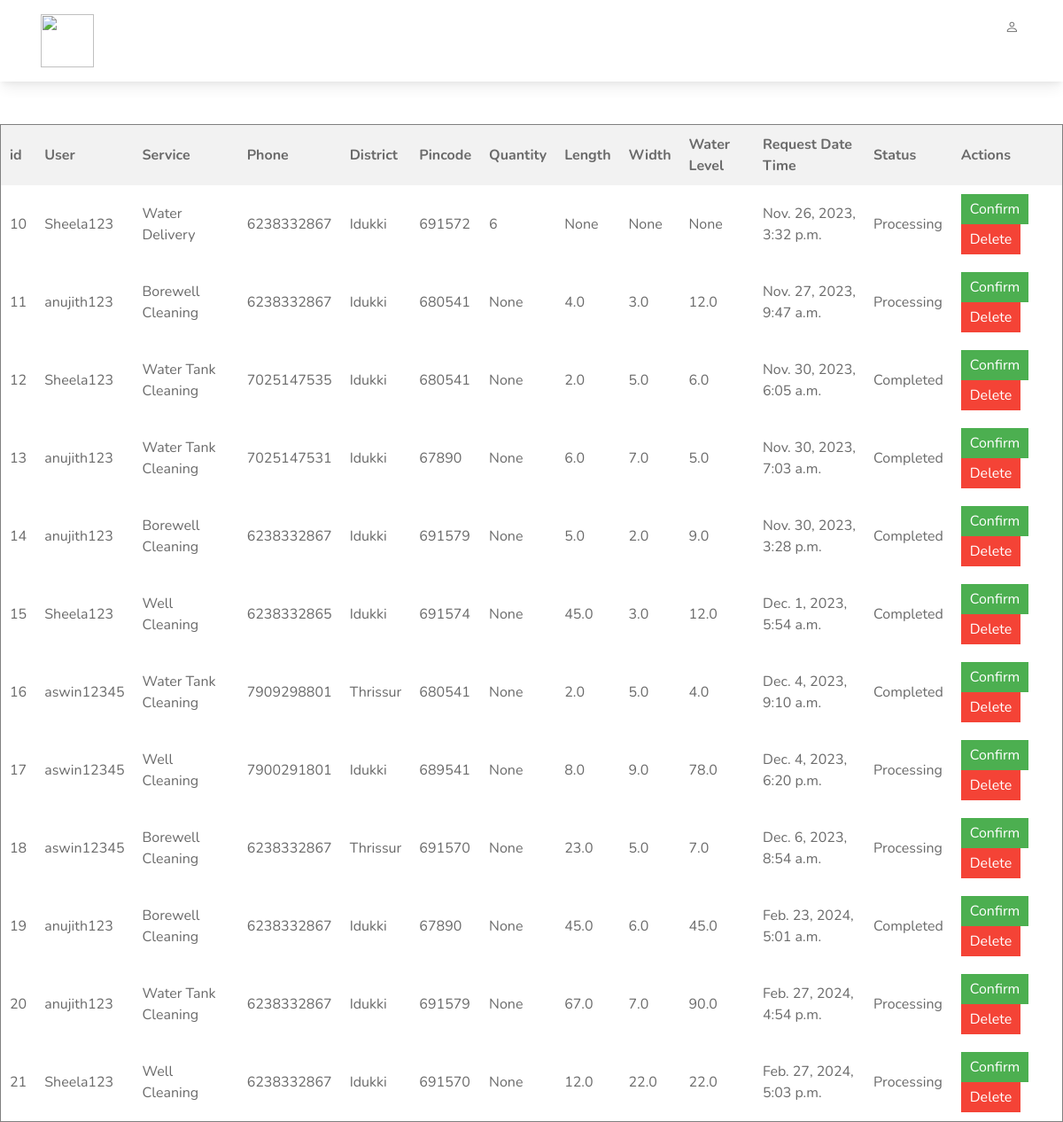
/orders_list/, run on the app's committed database.
### watersystemapp/models.py (models this page shows, shortened)
class Orders(models.Model):
    SERVICE_CHOICES = [
        ('water_delivery', 'Water Delivery'),
        ('borewell_cleaning', 'Borewell Cleaning'),
        ('water_tank_cleaning', 'Water Tank Cleaning'),
        ('well_cleaning', 'Well Cleaning'),
    ]
    STATUS_CHOICES = [
        ('pending', 'Pending'),
        ('processing', 'Processing'),
        ('completed', 'Completed'),
        ('cancelled', 'Cancelled'),
    ]
    user = models.ForeignKey(CustomUser, on_delete=models.CASCADE)
    service = models.CharField(max_length=20, choices=SERVICE_CHOICES)
    phone = models.CharField(max_length=15)
    district = models.ForeignKey(District, on_delete=models.CASCADE)
    pincode = models.CharField(max_length=10)
    quantity = models.PositiveIntegerField(blank=True, null=True)
    length = models.FloatField(blank=True, null=True)
    width = models.FloatField(blank=True, null=True)
    waterlevel = models.FloatField(blank=True, null=True)
    request_date_time = models.DateTimeField(auto_now_add=True)
    status = models.CharField(max_length=20, choices=STATUS_CHOICES, default='pending')

class CustomUser(AbstractUser):
    firstname = models.TextField(max_length=100, default="")
    lastname = models.TextField(max_length=100, default="")
    username = models.CharField(max_length=30, unique=True)
    email = models.EmailField(max_length=254, unique=True)
    role = models.CharField(max_length=100,default="")
    password = models.CharField(max_length=128, default="")

class District(models.Model):
    district_id = models.AutoField(primary_key=True, editable=False)
    district_name = models.CharField(max_length=100)
    def __str__(self):
        return self.district_name

### watersystemapp/views.py (the view)
# urls.py: path('orders_list/', views.orders_list, name='orders_list'),
def orders_list(request):
    orders = Orders.objects.all()
    return render(request, 'orders_list.html', {'orders': orders})

### templates/orders_list.html (shortened to what this page needs)
{%load static%}
   <!doctype html>
        <html lang="en">
        <head>
            <link rel="stylesheet" href="{% static 'assets/css/bootstrap.min.css'%}">
            <link rel="stylesheet" href="https://cdn.jsdelivr.net/npm/bootstrap-icons@1.9.1/font/bootstrap-icons.css">
            <link rel="stylesheet" href="{% static 'assets/plugins/testimonial/css/owl.carousel.min.css'%}">
            <link rel="stylesheet" href="{% static 'assets/plugins/testimonial/css/owl.theme.min.css'%}">
            <link rel="stylesheet" type="text/css" href="{% static 'assets/css/style.css'%}" />
            <link rel="stylesheet" href="{% static 'assets/css/animate.min.css'%}">
  <link rel="stylesheet" href="{% static 'assets/css/bootstrap.min.css'%}">
  <link rel="stylesheet" href="https://cdn.jsdelivr.net/npm/bootstrap-icons@1.9.1/font/bootstrap-icons.css">
  <link rel="stylesheet" href="{% static 'assets/plugins/testimonial/css/owl.carousel.min.css'%}">
  <link rel="stylesheet" href="{% static 'assets/plugins/testimonial/css/owl.theme.min.css'%}">
  <link rel="stylesheet" type="text/css" href="{% static 'assets/css/style.css'%}" />
  <link rel="stylesheet" href="{% static 'assets/css/animate.min.css'%}">
</head>
     <body class="bg-white">
       <header>
             <div id="menu-jk" class="nav-part shadow-md bg-white navcol">
                 <div class="container-lg">
                     <div class="row  p-2">
                         <div class="col-lg-3 p-2">
                          <img class="max-230" src="{% static 'assets/images/logonew.png' %}" alt="" width="60" height="60">
                         </div>
                         <div id="menu" class="col-lg-9 d-none pt-1 d-lg-block">
                             <ul class="fw-bold nacul fs-7">
                                 <li class="float-end pt-2">
                                    <i class="bi bi-person"></i>
                                 </li>
                             </ul>
                         </div>
                     </div>
                 </div>
             </div>
         </header><br><br><br><br><br>
<body>
  <table  border="1">
    <thead>
      <tr>
        <th>id</th>
        <th>User</th>
        <th>Service</th>
        <th>Phone</th>
        <th>District</th>
        <th>Pincode</th>
        <th>Quantity</th>
        <th>Length</th>
        <th>Width</th>
        <th>Water Level</th>
        <th>Request Date Time</th>
        <th>Status</th>
        <th>Actions</th>
      </tr>
    </thead>
    <tbody>
      {% for order in orders %}
        <tr>
          <td>{{ order.id }}</td>
          <td>{{ order.user.username }}</td>
          <td>{{ order.get_service_display }}</td>
          <td>{{ order.phone }}</td>
          <td>{{ order.district }}</td>
          <td>{{ order.pincode }}</td>
          <td>{{ order.quantity }}</td>
          <td>{{ order.length }}</td>
          <td>{{ order.width }}</td>
          <td>{{ order.waterlevel }}</td>
          <td>{{ order.request_date_time }}</td>
          <td>{{ order.get_status_display }}</td>
          <td>
            <form method="post" action="{% url 'confirm_order' order_id=order.id %}" style="display: inline;">
              <button type="submit" class="confirm">Confirm</button>
            </form>
            <form method="post" action="{% url 'delete_order' order_id=order.id %}" style="display: inline;">
              <button type="submit" class="delete">Delete</button>
            </form>
          </td>
        </tr>
      {% endfor %}
    </tbody>
  </table>
</body>
</html>

### static/assets/css/style.css (style rules this page uses)
* { margin: 0px; padding: 0px; list-style: none; }
img { max-width: 100%; }
ul { margin-bottom: 0; padding-left: 0; }
html, body { height: 100%; font-family: "Nunito", sans-serif; }
::placeholder { color: #747f8a !important; font-size: 13px; opacity: 0.5 !important; }
body { background-color: #f5f8fc !important; -webkit-font-smoothing: antialiased; -moz-osx-font-smoothing: grayscale; text-rendering: optimizeLegibility; color: #6A6A6A; overflow-x: hidden; }
.fw-bold { font-weight: 700 !important; }
.shadow-md { box-shadow: 0 10px 15px -3px rgba(0, 0, 0, 0.07), 0 4px 6px -2px rgba(0, 0, 0, 0.05); }
.fs-7 { font-size: 0.95rem; }
.max-230 { max-width: 230px; }
header { z-index: 999; position: absolute; width: 100%; }

### templates/orders_list.html (style rules this page uses)
body { font-family: Arial, sans-serif; margin: 20px; }
table { width: 100%; border-collapse: collapse; margin-top: 20px; }
th, td { border: 1px solid #ddd; padding: 10px; text-align: left; }
th { background-color: #f2f2f2; }
button { padding: 5px 10px; margin-right: 5px; cursor: pointer; }
button.confirm { background-color: #4CAF50; color: white; border: none; }
button.delete { background-color: #f44336; color: white; border: none; }

### data on the page
Orders: id "10", user.username "Sheela123", service "Water Delivery", phone "6238332867", district "Idukki", pincode "691572", quantity "6", length "None", width "None", waterlevel "None", request_date_time "Nov. 26, 2023, 3:32 p.m.", status "Processing"
Orders: id "11", user.username "anujith123", service "Borewell Cleaning", phone "6238332867", district "Idukki", pincode "680541", quantity "None", length "4.0", width "3.0", waterlevel "12.0", request_date_time "Nov. 27, 2023, 9:47 a.m.", status "Processing"
Orders: id "12", user.username "Sheela123", service "Water Tank Cleaning", phone "7025147535", district "Idukki", pincode "680541", quantity "None", length "2.0", width "5.0", waterlevel "6.0", request_date_time "Nov. 30, 2023, 6:05 a.m.", status "Completed"
Orders: id "13", user.username "anujith123", service "Water Tank Cleaning", phone "7025147531", district "Idukki", pincode "67890", quantity "None", length "6.0", width "7.0", waterlevel "5.0", request_date_time "Nov. 30, 2023, 7:03 a.m.", status "Completed"
Orders: id "14", user.username "anujith123", service "Borewell Cleaning", phone "6238332867", district "Idukki", pincode "691579", quantity "None", length "5.0", width "2.0", waterlevel "9.0", request_date_time "Nov. 30, 2023, 3:28 p.m.", status "Completed"
Orders: id "15", user.username "Sheela123", service "Well Cleaning", phone "6238332865", district "Idukki", pincode "691574", quantity "None", length "45.0", width "3.0", waterlevel "12.0", request_date_time "Dec. 1, 2023, 5:54 a.m.", status "Completed"
Orders: id "16", user.username "aswin12345", service "Water Tank Cleaning", phone "7909298801", district "Thrissur", pincode "680541", quantity "None", length "2.0", width "5.0", waterlevel "4.0", request_date_time "Dec. 4, 2023, 9:10 a.m.", status "Completed"
Orders: id "17", user.username "aswin12345", service "Well Cleaning", phone "7900291801", district "Idukki", pincode "689541", quantity "None", length "8.0", width "9.0", waterlevel "78.0", request_date_time "Dec. 4, 2023, 6:20 p.m.", status "Processing"
Orders: id "18", user.username "aswin12345", service "Borewell Cleaning", phone "6238332867", district "Thrissur", pincode "691570", quantity "None", length "23.0", width "5.0", waterlevel "7.0", request_date_time "Dec. 6, 2023, 8:54 a.m.", status "Processing"
Orders: id "19", user.username "anujith123", service "Borewell Cleaning", phone "6238332867", district "Idukki", pincode "67890", quantity "None", length "45.0", width "6.0", waterlevel "45.0", request_date_time "Feb. 23, 2024, 5:01 a.m.", status "Completed"
Orders: id "20", user.username "anujith123", service "Water Tank Cleaning", phone "6238332867", district "Idukki", pincode "691579", quantity "None", length "67.0", width "7.0", waterlevel "90.0", request_date_time "Feb. 27, 2024, 4:54 p.m.", status "Processing"
Orders: id "21", user.username "Sheela123", service "Well Cleaning", phone "6238332867", district "Idukki", pincode "691570", quantity "None", length "12.0", width "22.0", waterlevel "22.0", request_date_time "Feb. 27, 2024, 5:03 p.m.", status "Processing"
